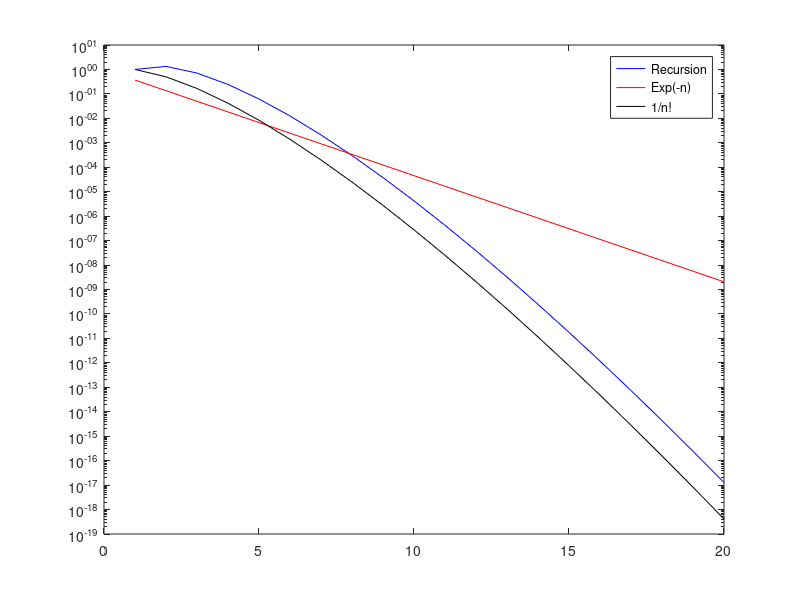

Here is the MATLAB script that generated this plot:
format shorte
N = 20;
a = zeros(20,1);
a(1) = 1;

for n=1:N-1
    a(n+1) = (n/((n - 1/2) * ( n + 1/2))) * a(n);
end

steps = 1:1:20;
figure
semilogy(steps, a, 'b')
hold on
plot(steps, exp(-steps), 'r')
plot(steps, 1./factorial(steps), 'k')
legend('Recursion', 'Exp(-n)', '1/n!')
hold off

%plot(steps, exp(steps))
%plot(steps, 1/gamma(steps -1))
